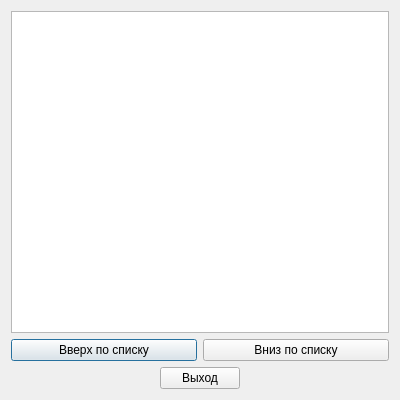
<?xml version="1.0" encoding="UTF-8"?>
<ui version="4.0">
 <class>sortGroup</class>
 <widget class="QDialog" name="sortGroup">
  <property name="geometry">
   <rect>
    <x>0</x>
    <y>0</y>
    <width>400</width>
    <height>400</height>
   </rect>
  </property>
  <property name="minimumSize">
   <size>
    <width>400</width>
    <height>400</height>
   </size>
  </property>
  <property name="maximumSize">
   <size>
    <width>400</width>
    <height>400</height>
   </size>
  </property>
  <property name="windowTitle">
   <string>sortGroup</string>
  </property>
  <layout class="QGridLayout" name="gridLayout_2">
   <item row="0" column="0">
    <widget class="QListWidget" name="sortGroupList"/>
   </item>
   <item row="1" column="0">
    <layout class="QGridLayout" name="gridLayout">
     <item row="0" column="0">
      <layout class="QHBoxLayout" name="horizontalLayout">
       <item>
        <widget class="QPushButton" name="sortGroupUp">
         <property name="text">
          <string>Вверх по списку</string>
         </property>
        </widget>
       </item>
       <item>
        <widget class="QPushButton" name="sortGroupDown">
         <property name="text">
          <string>Вниз по списку</string>
         </property>
        </widget>
       </item>
      </layout>
     </item>
     <item row="1" column="0">
      <layout class="QHBoxLayout" name="horizontalLayout_2">
       <item>
        <spacer name="horizontalSpacer">
         <property name="orientation">
          <enum>Qt::Horizontal</enum>
         </property>
         <property name="sizeHint" stdset="0">
          <size>
           <width>40</width>
           <height>20</height>
          </size>
         </property>
        </spacer>
       </item>
       <item>
        <widget class="QPushButton" name="sortGroupExit">
         <property name="text">
          <string>Выход</string>
         </property>
        </widget>
       </item>
       <item>
        <spacer name="horizontalSpacer_2">
         <property name="orientation">
          <enum>Qt::Horizontal</enum>
         </property>
         <property name="sizeHint" stdset="0">
          <size>
           <width>40</width>
           <height>20</height>
          </size>
         </property>
        </spacer>
       </item>
      </layout>
     </item>
    </layout>
   </item>
  </layout>
 </widget>
 <layoutdefault spacing="6" margin="11"/>
 <resources/>
 <connections/>
</ui>
